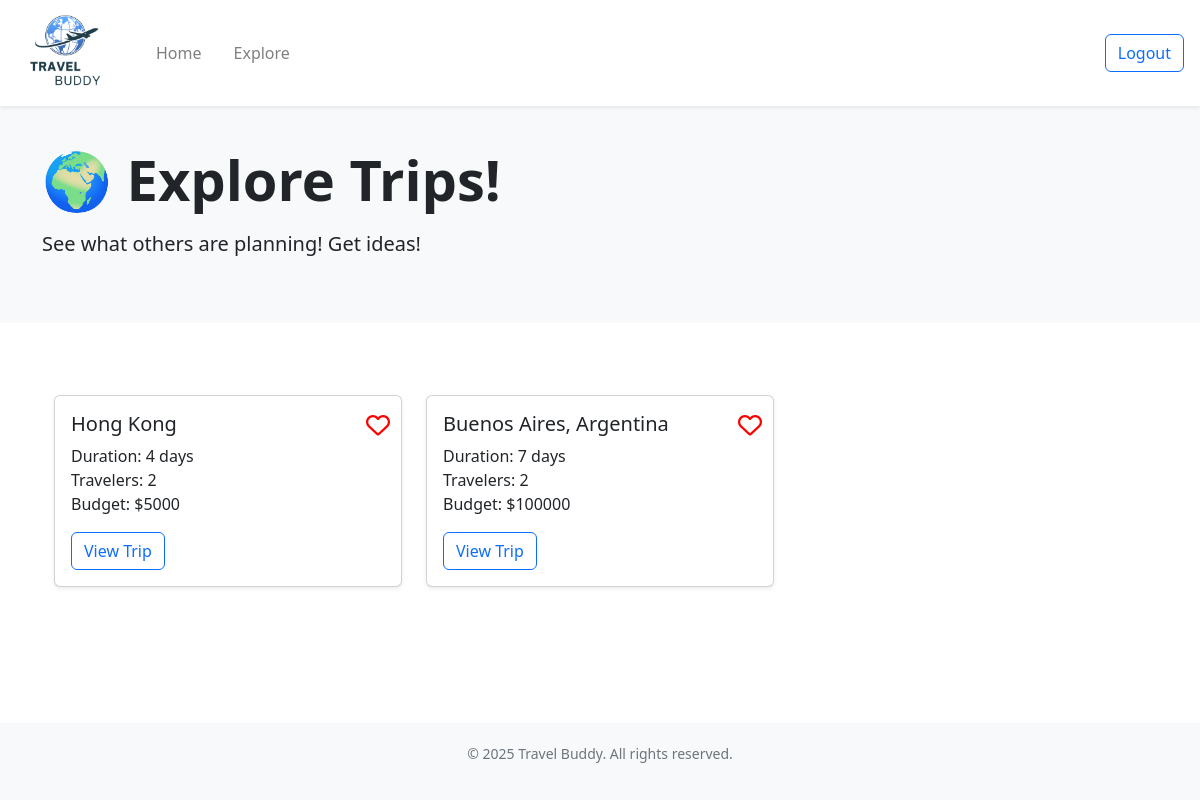
Page /explore/ (signed in) on the committed database.
### website/models.py (models this page shows)
class Trip(db.Model):
    __tablename__ = 'trip'
    id = db.Column(db.Integer, primary_key=True)
    destination = db.Column(db.String(200), nullable=False)
    start_date = db.Column(db.Date, nullable=False)
    end_date = db.Column(db.Date, nullable=False)
    travelers = db.Column(db.Integer)
    budget = db.Column(db.Integer)
    public = db.Column(db.Boolean, default=False)  # for sharing on explore page (False = private, True = public)
    starred = db.Column(db.Boolean, default=False)
    user_id = db.Column(db.Integer, db.ForeignKey('user.id'))           # each trip belongs to a user
    flights = db.relationship('Flight', backref='trip', cascade="all, delete-orphan")
    hotels = db.relationship('Hotel', backref='trip', cascade="all, delete-orphan")
    activities = db.relationship('Activity', backref='trip', cascade="all, delete-orphan")
    bookings = db.relationship('Booking', backref='trip', cascade="all, delete-orphan")

### website/views.py (the view)
@views.route('/explore/')
def explore():
    public_trips = Trip.query.filter(Trip.public==True, Trip.user_id != current_user.id).all()
    favorites = {fav.trip_id for fav in Favorites.query.filter_by(user_id=current_user.id).all()}
    for trip in public_trips:
        trip.liked = trip.id in favorites
    return render_template("explore.html", user=current_user, trips=public_trips, favorites=favorites)

### website/__init__.py (called while the page is built)
def create_app():
    app = Flask(__name__)
    app.config['SECRET_KEY'] = 'asdfa asdfa'
    app.config['SQLALCHEMY_DATABASE_URI'] = f'sqlite:///{DB_NAME}'
    app.config['DATABASE'] = os.path.join(app.instance_path, DB_NAME)
    db.init_app(app)
    from .views import views
    from .auth import auth
    app.register_blueprint(views, url_prefix='/')
    app.register_blueprint(auth, url_prefix='/')
    from .models import User
    with app.app_context():
        if not path.exists(DB_NAME):
            db.create_all()
            print("Database created successfully")
    login_manager = LoginManager()
    login_manager.login_view = 'auth.login'
    login_manager.init_app(app)
    @login_manager.user_loader
    def load_user(id):
        return User.query.get(int(id))
    return app

### website/templates/explore.html (shortened to what this page needs)
<!DOCTYPE html>
<html>
  <head>
    <link rel="stylesheet" href="https://stackpath.bootstrapcdn.com/bootstrap/4.4.1/css/bootstrap.min.css" />
    <link href="https://cdn.jsdelivr.net/npm/bootstrap-icons/font/bootstrap-icons.css" rel="stylesheet" />
    <link rel="stylesheet" href="https://stackpath.bootstrapcdn.com/font-awesome/4.7.0/css/font-awesome.min.css" />
    <link href="https://cdn.jsdelivr.net/npm/bootstrap@5.3.3/dist/css/bootstrap.min.css" rel="stylesheet" />
    <link href="https://cdnjs.cloudflare.com/ajax/libs/font-awesome/6.4.0/css/all.min.css" rel="stylesheet" />
  </head>
  <body class="min-vh-100 d-flex flex-column">
    <nav class="navbar navbar-expand-lg navbar-light bg-white shadow-sm">
      <a class="navbar-brand ms-3" href="/home">
        <img src="{{ url_for('static', filename='images/logo.png') }}" class="d-inline-block align-top logo-nav" />
      </a>
      <div class="collapse navbar-collapse" id="navbar">
        <ul class="navbar-nav">
          <li class="nav-item">
            <a class="nav-link ms-3" href="/home">Home</a>
          </li>
          <li class="nav-item">
            <a class="nav-link ms-3" href="/explore">Explore</a>
          </li>
        </ul>
        <br />
        <ul class="navbar-nav ms-auto">
          <li class="nav-item">
            <a class="btn btn-outline-primary ms-3 me-3" id="logout" href="/" role="button">Logout</a>
          </li>
        </ul>
      </div>
    </nav>
    <section class="hero">
      <div class="container">
        <h1 class="display-4 font-weight-bold">🌍 Explore Trips!</h1>
        <p class="lead mt-3 mb-4">See what others are planning! Get ideas!</p>
      </div>
    </section>
    <section class="container my-5">
      {% block content %}
      <div class="container my-4">
        {% if trips %}
        <div class="row">
          {% for trip in trips %}
          <div class="col-md-4 mb-3">
            <div class="card shadow-sm">
              <button class="like-btn btn btn-link p-0 position-absolute" data-trip-id="{{ trip.id }}" style="top: 10px; right: 10px; z-index: 10; font-size: 1.5rem; color: red">
                <i class="{% if trip.liked %}fas{% else %}far{% endif %} fa-heart"></i>
              </button>
              <div class="card-body">
                <h5 class="card-title">{{ trip.destination }}</h5>
                <p class="card-text">
                  Duration: {{ (trip.end_date - trip.start_date).days + 1 }} day{{ 's' if (trip.end_date - trip.start_date).days + 1 != 1 else '' }}<br />
                  Travelers: {{ trip.travelers }}<br />
                  Budget: ${{ trip.budget }}
                </p>
                <a href="{{ url_for('views.explore_plan', trip_id=trip.id) }}" class="btn btn-outline-primary">View Trip</a>
              </div>
            </div>
          </div>
          {% endfor %}
        </div>
        {% else %}
        <p>No public trips found.</p>
        {% endif %}
      </div>
      {% endblock %}
    </section>
    <footer class="footer mt-auto">
      <div class="container">
        <p>© 2025 Travel Buddy. All rights reserved.</p>
      </div>
    </footer>
  </body>
</html>

### website/templates/explore.html (style rules this page uses)
.hero { background: #f8f9fa; padding: 40px 0; text-align: left; }
.footer { background: #f8f9fa; padding: 20px 0; text-align: center; font-size: 14px; color: #6c757d; }
.logo-nav { width: 100px; height: 80px; object-fit: contain; }

### rows in the picture
Trip: destination "Hong Kong", (trip.end_date-trip.start_date).days+1 "4", end_date+start_date "s", travelers "2", budget "5000"
Trip: destination "Buenos Aires, Argentina", (trip.end_date-trip.start_date).days+1 "7", end_date+start_date "s", travelers "2", budget "100000"
